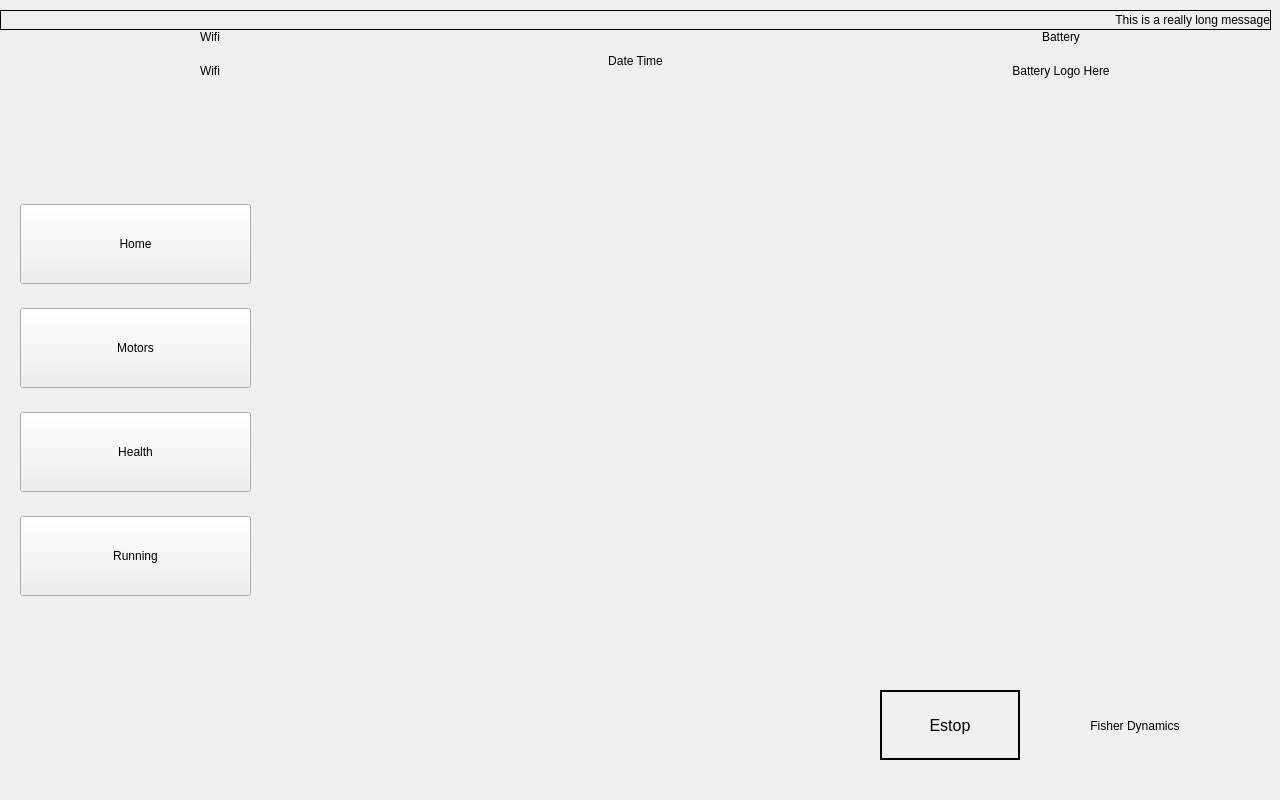
<?xml version="1.0" encoding="UTF-8"?>
<ui version="4.0">
 <class>MainScreen</class>
 <widget class="QWidget" name="MainScreen">
  <property name="geometry">
   <rect>
    <x>0</x>
    <y>0</y>
    <width>1280</width>
    <height>800</height>
   </rect>
  </property>
  <property name="minimumSize">
   <size>
    <width>200</width>
    <height>0</height>
   </size>
  </property>
  <property name="windowTitle">
   <string>Form</string>
  </property>
  <widget class="QWidget" name="verticalLayoutWidget">
   <property name="geometry">
    <rect>
     <x>20</x>
     <y>180</y>
     <width>231</width>
     <height>441</height>
    </rect>
   </property>
   <layout class="QVBoxLayout" name="buttonsLayout">
    <property name="spacing">
     <number>0</number>
    </property>
    <property name="sizeConstraint">
     <enum>QLayout::SetNoConstraint</enum>
    </property>
    <item>
     <widget class="QPushButton" name="homeScreenButton">
      <property name="enabled">
       <bool>true</bool>
      </property>
      <property name="sizePolicy">
       <sizepolicy hsizetype="Minimum" vsizetype="Minimum">
        <horstretch>0</horstretch>
        <verstretch>0</verstretch>
       </sizepolicy>
      </property>
      <property name="minimumSize">
       <size>
        <width>100</width>
        <height>40</height>
       </size>
      </property>
      <property name="maximumSize">
       <size>
        <width>240</width>
        <height>80</height>
       </size>
      </property>
      <property name="text">
       <string>Home</string>
      </property>
      <property name="autoDefault">
       <bool>false</bool>
      </property>
      <property name="default">
       <bool>false</bool>
      </property>
      <property name="flat">
       <bool>false</bool>
      </property>
     </widget>
    </item>
    <item>
     <widget class="QPushButton" name="motorScreenButton">
      <property name="sizePolicy">
       <sizepolicy hsizetype="Minimum" vsizetype="Minimum">
        <horstretch>0</horstretch>
        <verstretch>0</verstretch>
       </sizepolicy>
      </property>
      <property name="minimumSize">
       <size>
        <width>160</width>
        <height>60</height>
       </size>
      </property>
      <property name="maximumSize">
       <size>
        <width>240</width>
        <height>80</height>
       </size>
      </property>
      <property name="text">
       <string>Motors</string>
      </property>
     </widget>
    </item>
    <item>
     <widget class="QPushButton" name="healthScreenButton">
      <property name="sizePolicy">
       <sizepolicy hsizetype="Minimum" vsizetype="Minimum">
        <horstretch>0</horstretch>
        <verstretch>0</verstretch>
       </sizepolicy>
      </property>
      <property name="minimumSize">
       <size>
        <width>160</width>
        <height>60</height>
       </size>
      </property>
      <property name="maximumSize">
       <size>
        <width>240</width>
        <height>80</height>
       </size>
      </property>
      <property name="text">
       <string>Health</string>
      </property>
     </widget>
    </item>
    <item>
     <widget class="QPushButton" name="runningScreenButton">
      <property name="sizePolicy">
       <sizepolicy hsizetype="Minimum" vsizetype="Minimum">
        <horstretch>0</horstretch>
        <verstretch>0</verstretch>
       </sizepolicy>
      </property>
      <property name="minimumSize">
       <size>
        <width>160</width>
        <height>60</height>
       </size>
      </property>
      <property name="maximumSize">
       <size>
        <width>240</width>
        <height>80</height>
       </size>
      </property>
      <property name="text">
       <string>Running</string>
      </property>
     </widget>
    </item>
   </layout>
  </widget>
  <widget class="QStackedWidget" name="mainContent">
   <property name="geometry">
    <rect>
     <x>279</x>
     <y>100</y>
     <width>1000</width>
     <height>480</height>
    </rect>
   </property>
   <property name="frameShape">
    <enum>QFrame::NoFrame</enum>
   </property>
   <property name="lineWidth">
    <number>2</number>
   </property>
   <widget class="QWidget" name="page"/>
   <widget class="QWidget" name="page_2"/>
  </widget>
  <widget class="QLabel" name="label">
   <property name="geometry">
    <rect>
     <x>1040</x>
     <y>690</y>
     <width>190</width>
     <height>71</height>
    </rect>
   </property>
   <property name="sizePolicy">
    <sizepolicy hsizetype="Fixed" vsizetype="Fixed">
     <horstretch>0</horstretch>
     <verstretch>0</verstretch>
    </sizepolicy>
   </property>
   <property name="frameShape">
    <enum>QFrame::NoFrame</enum>
   </property>
   <property name="text">
    <string>Fisher Dynamics</string>
   </property>
   <property name="alignment">
    <set>Qt::AlignCenter</set>
   </property>
  </widget>
  <widget class="QWidget" name="horizontalLayoutWidget">
   <property name="geometry">
    <rect>
     <x>0</x>
     <y>30</y>
     <width>1271</width>
     <height>61</height>
    </rect>
   </property>
   <layout class="QHBoxLayout" name="horizontalLayout">
    <property name="sizeConstraint">
     <enum>QLayout::SetNoConstraint</enum>
    </property>
    <item>
     <layout class="QVBoxLayout" name="verticalLayout">
      <item>
       <widget class="QLabel" name="wifiTextLabel">
        <property name="sizePolicy">
         <sizepolicy hsizetype="Expanding" vsizetype="Maximum">
          <horstretch>0</horstretch>
          <verstretch>0</verstretch>
         </sizepolicy>
        </property>
        <property name="maximumSize">
         <size>
          <width>16777215</width>
          <height>16777215</height>
         </size>
        </property>
        <property name="text">
         <string>Wifi</string>
        </property>
        <property name="alignment">
         <set>Qt::AlignCenter</set>
        </property>
       </widget>
      </item>
      <item>
       <widget class="QLabel" name="wifiLabel">
        <property name="sizePolicy">
         <sizepolicy hsizetype="Expanding" vsizetype="Preferred">
          <horstretch>0</horstretch>
          <verstretch>0</verstretch>
         </sizepolicy>
        </property>
        <property name="maximumSize">
         <size>
          <width>16777215</width>
          <height>16777215</height>
         </size>
        </property>
        <property name="frameShape">
         <enum>QFrame::NoFrame</enum>
        </property>
        <property name="text">
         <string>Wifi</string>
        </property>
        <property name="alignment">
         <set>Qt::AlignCenter</set>
        </property>
       </widget>
      </item>
     </layout>
    </item>
    <item>
     <widget class="QLabel" name="dateTimeLabel">
      <property name="sizePolicy">
       <sizepolicy hsizetype="Expanding" vsizetype="Preferred">
        <horstretch>0</horstretch>
        <verstretch>0</verstretch>
       </sizepolicy>
      </property>
      <property name="frameShape">
       <enum>QFrame::NoFrame</enum>
      </property>
      <property name="text">
       <string>Date Time</string>
      </property>
      <property name="alignment">
       <set>Qt::AlignCenter</set>
      </property>
     </widget>
    </item>
    <item>
     <layout class="QVBoxLayout" name="verticalLayout_3">
      <item>
       <widget class="QLabel" name="BatteryTextLabel">
        <property name="sizePolicy">
         <sizepolicy hsizetype="Expanding" vsizetype="Maximum">
          <horstretch>0</horstretch>
          <verstretch>0</verstretch>
         </sizepolicy>
        </property>
        <property name="maximumSize">
         <size>
          <width>16777215</width>
          <height>16777215</height>
         </size>
        </property>
        <property name="text">
         <string>Battery</string>
        </property>
        <property name="alignment">
         <set>Qt::AlignCenter</set>
        </property>
       </widget>
      </item>
      <item>
       <widget class="QLabel" name="batteryLabel">
        <property name="sizePolicy">
         <sizepolicy hsizetype="Expanding" vsizetype="Preferred">
          <horstretch>0</horstretch>
          <verstretch>0</verstretch>
         </sizepolicy>
        </property>
        <property name="maximumSize">
         <size>
          <width>16777215</width>
          <height>16777215</height>
         </size>
        </property>
        <property name="frameShape">
         <enum>QFrame::NoFrame</enum>
        </property>
        <property name="text">
         <string>Battery Logo Here</string>
        </property>
        <property name="alignment">
         <set>Qt::AlignCenter</set>
        </property>
       </widget>
      </item>
     </layout>
    </item>
   </layout>
  </widget>
  <widget class="ScrollingLabel" name="scrollingLabel">
   <property name="geometry">
    <rect>
     <x>0</x>
     <y>10</y>
     <width>1271</width>
     <height>20</height>
    </rect>
   </property>
   <property name="sizePolicy">
    <sizepolicy hsizetype="Expanding" vsizetype="Preferred">
     <horstretch>255</horstretch>
     <verstretch>0</verstretch>
    </sizepolicy>
   </property>
   <property name="frameShape">
    <enum>QFrame::Box</enum>
   </property>
   <property name="text">
    <string>This is a really long message</string>
   </property>
   <property name="scaledContents">
    <bool>false</bool>
   </property>
   <property name="alignment">
    <set>Qt::AlignRight|Qt::AlignTrailing|Qt::AlignVCenter</set>
   </property>
   <property name="indent">
    <number>0</number>
   </property>
  </widget>
  <widget class="QLabel" name="estopLabel">
   <property name="geometry">
    <rect>
     <x>880</x>
     <y>690</y>
     <width>140</width>
     <height>70</height>
    </rect>
   </property>
   <property name="font">
    <font>
     <pointsize>12</pointsize>
    </font>
   </property>
   <property name="frameShape">
    <enum>QFrame::Box</enum>
   </property>
   <property name="lineWidth">
    <number>2</number>
   </property>
   <property name="text">
    <string>Estop</string>
   </property>
   <property name="alignment">
    <set>Qt::AlignCenter</set>
   </property>
  </widget>
 </widget>
 <customwidgets>
  <customwidget>
   <class>ScrollingLabel</class>
   <extends>QLabel</extends>
   <header>scrolling_label.h</header>
  </customwidget>
 </customwidgets>
 <resources/>
 <connections/>
</ui>
